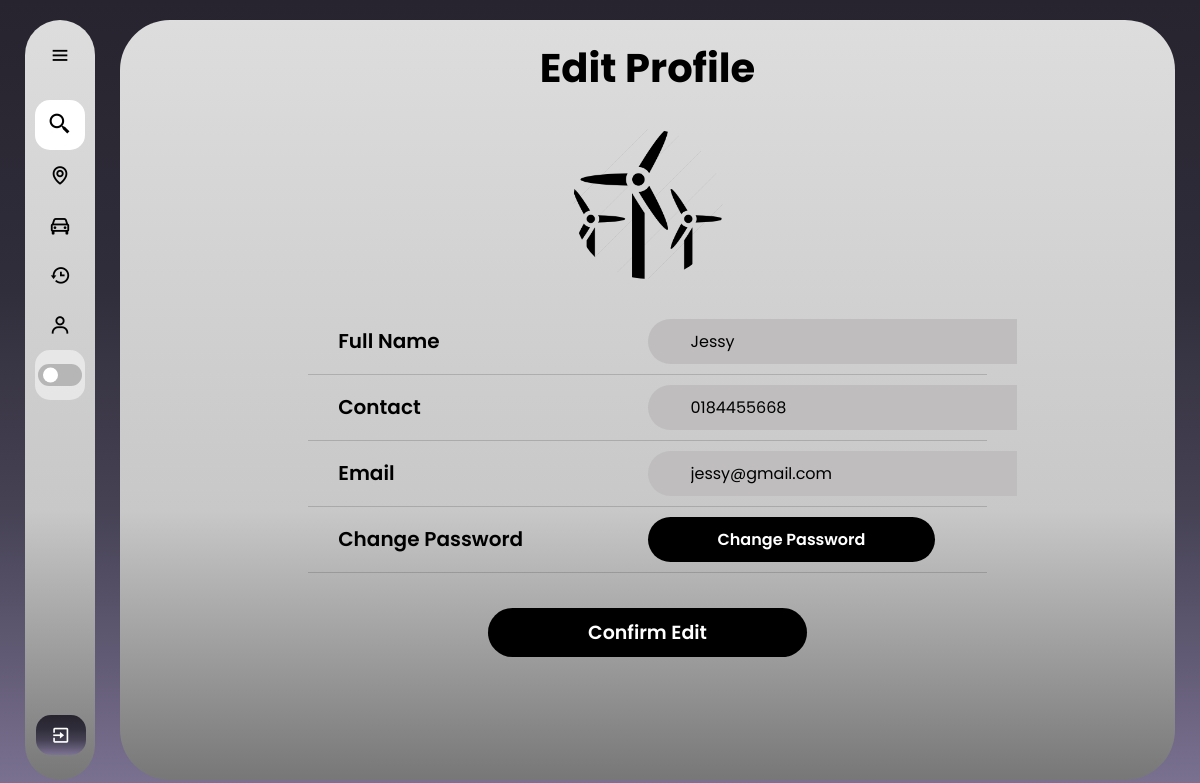
/editprofile (signed in), run on an earlier commit of the app's database.
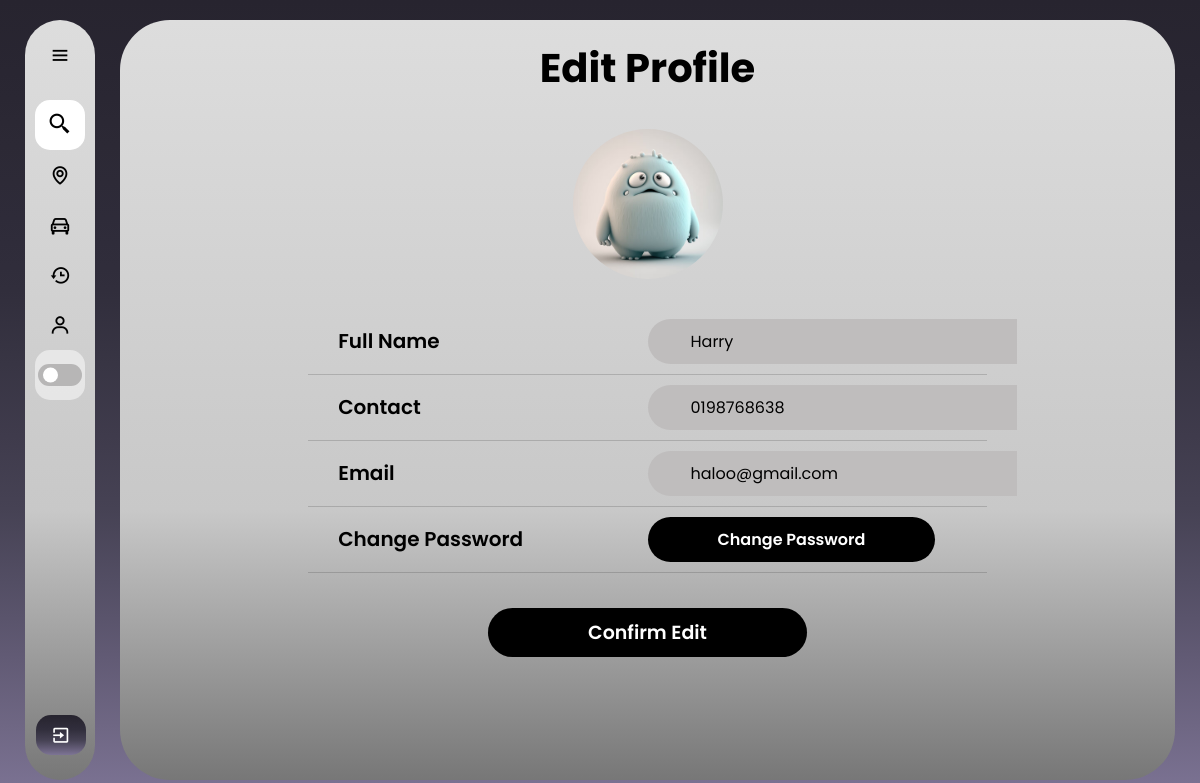
And on a later commit of the database.
### web/models.py (models this page shows)
class Profile(db.Model):
    id = db.Column(db.Integer, primary_key=True)
    fullName = db.Column(db.String(150))
    gender = db.Column(db.String(100), nullable=False)
    birthyear=db.Column(db.String(15), nullable=False)
    contact = db.Column(db.String(15), nullable=False)
    status = db.Column(db.String(20), nullable=False, default='APPROVING')
    profile_pic = db.Column(db.String(200), default="default.jpg")  # Make sure this column is present
    user_id = db.Column(db.Integer, db.ForeignKey('user.id'), nullable=False)

class User(db.Model, UserMixin):
    id = db.Column(db.Integer, primary_key=True)
    email = db.Column(db.String(150), unique=True)
    password = db.Column(db.String(150))
    is_admin = db.Column(db.Boolean, default=False)  # Add this line
    drivers_post = db.relationship('Rides', backref='user', lazy=True)
    profile = db.relationship('Profile', backref='user', lazy=True)
    passenger_matches = db.relationship('PassengerMatch', foreign_keys='PassengerMatch.passenger_id', backref='passenger_match', lazy=True)

### web/routes.py (the view, shortened to what this page needs)
@bp.route('/editprofile', methods=['GET', 'POST'])
@login_required
def editprofile():
    profile = Profile.query.filter_by(user_id=current_user.id).first()
    if request.method == 'GET':
        if not profile:
            flash("Profile not found.", category="error")
            return redirect(url_for('main.dashboard'))
        return render_template('editprofile.html', profile=profile)

### web/templates/editprofile.html (shortened to what this page needs)
{% extends "base.html" %}
{% block content %}
<!DOCTYPE html>
<html lang="en">
<head>
    <link rel="stylesheet" href="../static/editprofile.css">
    <link href='https://unpkg.com/boxicons@2.1.4/css/boxicons.min.css' rel='stylesheet'>
</head>
<body>
    <div class="container">
        <h1>Edit Profile</h1>
        <div class="box">
            <div class="details">
                <form action="{{ url_for('main.editprofile') }}" method="POST" enctype="multipart/form-data">
                    <div class="wrapper">
                        {% if profile.profile_pic %}
                            <img id="profilePicPreview" src="{{ url_for('static', filename=profile.profile_pic.split('static/')[-1]) }}" alt="Profile Picture">
                        {% else %}
                            <img id="profilePicPreview" src="#" alt="Profile Picture">
                        {% endif %}
                    </div>
                    <div class="info">
                        <div class="row">
                            <div class="title">Full Name</div>
                            <div class="ans">
                                <input type="text" id="fullName" name="fullName" value="{{ profile.fullName }}" required>
                            </div>
                        </div>
                        <div class="row">
                            <div class="title">Contact</div>
                            <div class="ans">
                                <input type="text" id="contact" name="contact" value="{{ profile.contact }}" required>
                            </div>
                        </div>
                        <div class="row">
                            <div class="title">Email</div>
                            <div class="ans">
                                <input type="email" id="email" name="email" value="{{ current_user.email }}" required>
                            </div>
                        </div>
                        <div class="row">
                            <div class="title">Change Password</div>
                            <div class="ans">
                                <a href="{{ url_for('main.change_password') }}">
                                    <button type="button" class="btn1">Change Password</button>
                                </a>
                            </div>
                        </div>
                    </div>
                    <button type="submit" class="btn">Confirm Edit</button>
                </form>
            </div>
        </div>
    </div>
</body>
</html>
{% endblock %}

What changed in the data, as far as the page shows it:
changed Profile: profile_pic: a different picture; fullName "Jessy" → "Harry"; contact "0184455668" → "0198768638"
changed User: email "jessy@gmail.com" → "haloo@gmail.com"
